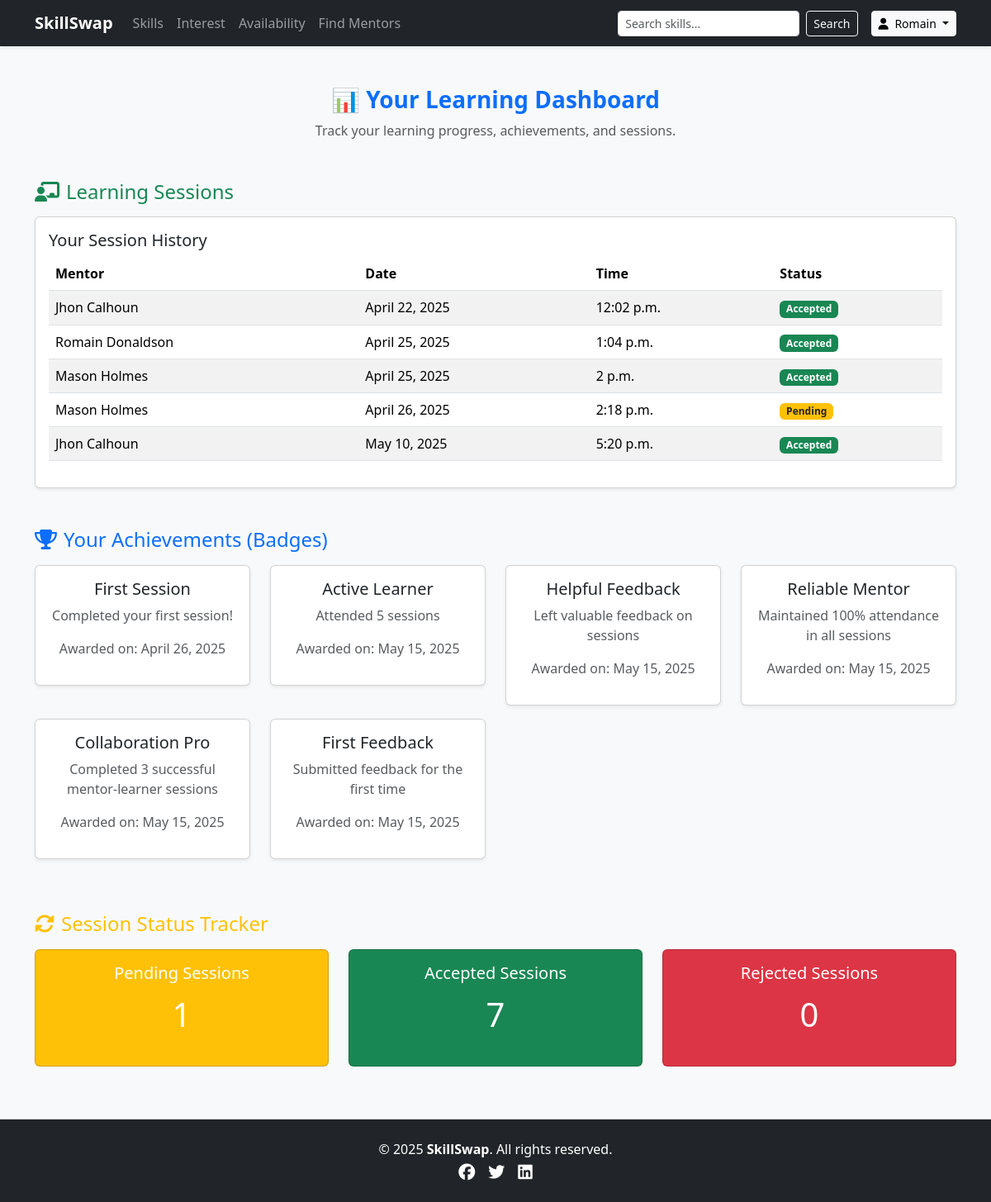
The app's page /learning-dashboard/ (signed in) with its own data.
### accounts/models.py (models this page shows, shortened)
class CustomUser(AbstractUser):
    email = models.EmailField(unique=True)
    contact_number = models.CharField(
        max_length=15,
        validators=[RegexValidator(r'^\+?\d{9,15}$', 'Enter a valid phone number.')],
        blank=True,
        null=True
    )
    is_verified = models.BooleanField(default=False)
    profile_picture = models.ImageField(upload_to='profile_pics/', blank=True, null=True)
    date_joined = models.DateTimeField(auto_now_add=True)
    last_active = models.DateTimeField(auto_now=True)
    USERNAME_FIELD = 'email'  # Use email for authentication
    REQUIRED_FIELDS = ['username']  # Needed for createsuperuser

### session_requests/models.py (models this page shows, shortened)
class SessionRequest(models.Model):
    STATUS_CHOICES = [
        ('pending', 'Pending'),
        ('accepted', 'Accepted'),
        ('rejected', 'Rejected'),
    ]
    learner = models.ForeignKey(settings.AUTH_USER_MODEL, on_delete=models.CASCADE, related_name='learner_sessions')
    mentor = models.ForeignKey(settings.AUTH_USER_MODEL, on_delete=models.CASCADE, related_name='mentor_sessions')
    date = models.DateField()
    time = models.TimeField()
    message = models.TextField(blank=True)
    status = models.CharField(max_length=10, choices=STATUS_CHOICES, default='pending')

class UserBadge(models.Model):
    user = models.ForeignKey(settings.AUTH_USER_MODEL, on_delete=models.CASCADE)
    badge = models.ForeignKey(Badge, on_delete=models.CASCADE)
    awarded_at = models.DateTimeField(auto_now_add=True)

class Badge(models.Model):
    name = models.CharField(max_length=255)
    description = models.TextField()
    icon = models.CharField(max_length=255, blank=True)  # store icon name or emoji
    created_at = models.DateTimeField(auto_now_add=True)

### session_requests/views.py (the view)
# urls.py: path('learning-dashboard/', views.dashboard, name='dashboard'),
@login_required
def dashboard(request):
    learner_sessions = SessionRequest.objects.filter(learner=request.user)
    mentor_sessions = SessionRequest.objects.filter(mentor=request.user)
    user_badges = UserBadge.objects.filter(user=request.user)
    pending_sessions = learner_sessions.filter(status='pending').count() + mentor_sessions.filter(status='pending').count()
    accepted_sessions = learner_sessions.filter(status='accepted').count() + mentor_sessions.filter(status='accepted').count()
    rejected_sessions = learner_sessions.filter(status='rejected').count() + mentor_sessions.filter(status='rejected').count()
    context = {
        'learner_sessions': learner_sessions,
        'mentor_sessions': mentor_sessions,
        'user_badges': user_badges,
        'pending_sessions': pending_sessions,
        'accepted_sessions': accepted_sessions,
        'rejected_sessions': rejected_sessions
    }
    return render(request, 'dashboard.html', context)

### templates/dashboard.html (shortened to what this page needs)
{% extends "base.html" %}
{% block content %}
<div class="container mt-5">
    <div class="text-center mb-5">
        <h3 class="fw-bold text-primary">📊 Your Learning Dashboard</h3>
        <p class="text-muted">Track your learning progress, achievements, and sessions.</p>
    </div>
    <div class="mb-5">
        <h4 class="mb-3 text-success"><i class="fas fa-chalkboard-teacher me-2"></i>Learning Sessions</h4>
        {% if learner_sessions %}
            <div class="card mb-4 shadow-sm">
                <div class="card-body">
                    <h5 class="card-title">Your Session History</h5>
                    <table class="table table-striped">
                        <thead>
                            <tr>
                                <th scope="col">Mentor</th>
                                <th scope="col">Date</th>
                                <th scope="col">Time</th>
                                <th scope="col">Status</th>
                            </tr>
                        </thead>
                        <tbody>
                            {% for session in learner_sessions %}
                                <tr>
                                    <td>{{ session.mentor.get_full_name|default:session.mentor.username }}</td>
                                    <td>{{ session.date }}</td>
                                    <td>{{ session.time }}</td>
                                    <td>
                                        <span class="badge
                                            {% if session.status == 'pending' %} bg-warning text-dark
                                            {% elif session.status == 'accepted' %} bg-success
                                            {% elif session.status == 'rejected' %} bg-danger
                                            {% else %} bg-secondary
                                            {% endif %}">
                                            {{ session.status|capfirst }}
                                        </span>
                                    </td>
                                </tr>
                            {% endfor %}
                        </tbody>
                    </table>
                </div>
            </div>
        {% else %}
            <div class="alert alert-info text-center">
                <i class="fas fa-info-circle me-2"></i>No session history available.
            </div>
        {% endif %}
    </div>
    <div class="mb-5">
        <h4 class="mb-3 text-primary"><i class="fas fa-trophy me-2"></i>Your Achievements (Badges)</h4>
        {% if user_badges %}
            <div class="row">
                {% for user_badge in user_badges %}
                    <div class="col-md-3 mb-3">
                        <div class="card shadow-sm">
                            <div class="card-body text-center">
                                <h5 class="card-title">{{ user_badge.badge.name }}</h5>
                                <p class="text-muted">{{ user_badge.badge.description }}</p>
                                <p class="text-muted">Awarded on: {{ user_badge.awarded_at|date:"F j, Y" }}</p>
                            </div>
                        </div>
                    </div>
                {% endfor %}
            </div>
        {% else %}
            <div class="alert alert-info text-center">
                <i class="fas fa-info-circle me-2"></i>No badges earned yet.
            </div>
        {% endif %}
    </div>
    <div class="mb-5">
        <h4 class="mb-3 text-warning"><i class="fas fa-sync-alt me-2"></i>Session Status Tracker</h4>
        <div class="row">
            <div class="col-md-4 mb-3">
                <div class="card bg-warning text-white">
                    <div class="card-body text-center">
                        <h5 class="card-title">Pending Sessions</h5>
                        <p class="fs-1">{{ pending_sessions }}</p>
                    </div>
                </div>
            </div>
            <div class="col-md-4 mb-3">
                <div class="card bg-success text-white">
                    <div class="card-body text-center">
                        <h5 class="card-title">Accepted Sessions</h5>
                        <p class="fs-1">{{ accepted_sessions }}</p>
                    </div>
                </div>
            </div>
            <div class="col-md-4 mb-3">
                <div class="card bg-danger text-white">
                    <div class="card-body text-center">
                        <h5 class="card-title">Rejected Sessions</h5>
                        <p class="fs-1">{{ rejected_sessions }}</p>
                    </div>
                </div>
            </div>
        </div>
    </div>
</div>
{% endblock %}

### templates/base.html (shortened to what this page needs)
{% load static %}
<!DOCTYPE html>
<html lang="en">
<head>
    <link href="https://cdn.jsdelivr.net/npm/bootstrap@5.3.3/dist/css/bootstrap.min.css" rel="stylesheet">
    <link href="https://cdnjs.cloudflare.com/ajax/libs/font-awesome/6.5.0/css/all.min.css" rel="stylesheet">
</head>
<body class="bg-light text-dark d-flex flex-column min-vh-100">
    <nav class="navbar navbar-expand-lg navbar-dark bg-dark shadow-sm">
        <div class="container">
            <a class="navbar-brand fw-bold" href="/">SkillSwap</a>
            <div class="collapse navbar-collapse justify-content-between" id="navbarNavDropdown">
                {% if request.user.is_authenticated %}
                <ul class="navbar-nav">
                    <li class="nav-item">
                        <a class="nav-link" href="{% url 'skill_list' %}">Skills</a>
                    </li>
                    <li class="nav-item">
                        <a class="nav-link" href="{% url 'interests_page' %}">Interest</a>
                    </li>
                    <li class="nav-item">
                        <a class="nav-link" href="{% url 'availability_page' %}">Availability</a>
                    </li>
                    <li class="nav-item">
                        <a class="nav-link" href="{% url 'mentor_search' %}">Find Mentors</a>
                    </li>
                </ul>
                {% endif %}
                <div class="d-flex align-items-center gap-3">
                    <form class="d-flex" role="search" method="GET" action="#">
                        <input class="form-control form-control-sm me-2" type="search" name="query"
                            placeholder="Search skills..." aria-label="Search">
                        <button class="btn btn-outline-light btn-sm" type="submit">Search</button>
                    </form>
                    {% if request.user.is_authenticated %}
                    <div class="dropdown">
                        <a class="btn btn-light btn-sm dropdown-toggle" href="#" role="button"
                            data-bs-toggle="dropdown" aria-expanded="false">
                            <i class="fa-solid fa-user me-1"></i>
                            {{ request.user.first_name|default:"Profile" }}
                        </a>
                    </div>
                    {% else %}
                    <a class="btn btn-outline-light btn-sm me-2" href="{% url 'login' %}">Login</a>
                    <a class="btn btn-primary btn-sm" href="{% url 'signup' %}">Sign Up</a>
                    {% endif %}
                </div>
            </div>
        </div>
    </nav>
    <main class="flex-grow-1">
        <div class="">
            {% block content %}{% endblock %}
        </div>
    </main>
    <footer class="bg-dark text-white py-4 mt-auto">
        <div class="container text-center">
            <p class="mb-1">&copy; 2025 <strong>SkillSwap</strong>. All rights reserved.</p>
            <div class="d-flex justify-content-center gap-3">
                <a href="#" class="text-white"><i class="fab fa-facebook fa-lg"></i></a>
                <a href="#" class="text-white"><i class="fab fa-twitter fa-lg"></i></a>
                <a href="#" class="text-white"><i class="fab fa-linkedin fa-lg"></i></a>
            </div>
        </div>
    </footer>
</body>
</html>

### records on screen
CustomUser: user.first_name "Romain"
SessionRequest: mentor.get_full_name "Jhon Calhoun", date "April 22, 2025", time "12:02 p.m.", status "Accepted"
SessionRequest: mentor.get_full_name "Romain Donaldson", date "April 25, 2025", time "1:04 p.m.", status "Accepted"
SessionRequest: mentor.get_full_name "Mason Holmes", date "April 25, 2025", time "2 p.m.", status "Accepted"
SessionRequest: mentor.get_full_name "Mason Holmes", date "April 26, 2025", time "2:18 p.m.", status "Pending"
SessionRequest: mentor.get_full_name "Jhon Calhoun", date "May 10, 2025", time "5:20 p.m.", status "Accepted"
UserBadge: badge.name "First Session", badge.description "Completed your first session!", awarded_at "April 26, 2025"
UserBadge: badge.name "Active Learner", badge.description "Attended 5 sessions", awarded_at "May 15, 2025"
UserBadge: badge.name "Helpful Feedback", badge.description "Left valuable feedback on sessions", awarded_at "May 15, 2025"
UserBadge: badge.name "Reliable Mentor", badge.description "Maintained 100% attendance in all sessions", awarded_at "May 15, 2025"
UserBadge: badge.name "Collaboration Pro", badge.description "Completed 3 successful mentor-learner sessions", awarded_at "May 15, 2025"
UserBadge: badge.name "First Feedback", badge.description "Submitted feedback for the first time", awarded_at "May 15, 2025"

### other values on screen
{{ pending_sessions }} "1"
{{ accepted_sessions }} "7"
{{ rejected_sessions }} "0"
